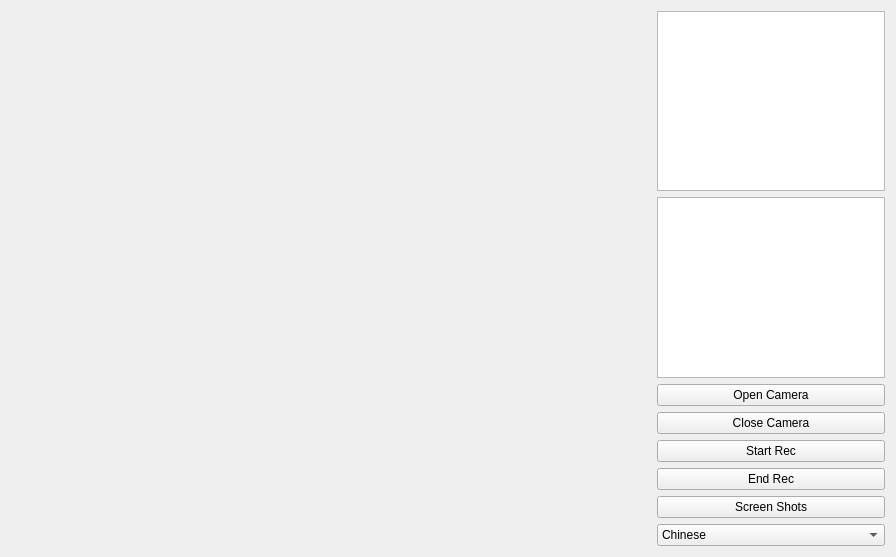
<?xml version="1.0" encoding="UTF-8"?>
<ui version="4.0">
 <class>cameraClass</class>
 <widget class="QWidget" name="cameraClass">
  <property name="geometry">
   <rect>
    <x>0</x>
    <y>0</y>
    <width>896</width>
    <height>557</height>
   </rect>
  </property>
  <property name="windowTitle">
   <string>ImageCapture</string>
  </property>
  <property name="windowIcon">
   <iconset resource="camera.qrc">
    <normaloff>:/Resources/UltimageTK_LogoOnly.png</normaloff>:/Resources/UltimageTK_LogoOnly.png</iconset>
  </property>
  <layout class="QHBoxLayout" name="horizontalLayout" stretch="1,0">
   <item>
    <widget class="QLabel" name="label">
     <property name="minimumSize">
      <size>
       <width>640</width>
       <height>480</height>
      </size>
     </property>
     <property name="text">
      <string/>
     </property>
     <property name="scaledContents">
      <bool>false</bool>
     </property>
     <property name="alignment">
      <set>Qt::AlignCenter</set>
     </property>
    </widget>
   </item>
   <item>
    <layout class="QVBoxLayout" name="verticalLayout_2">
     <item>
      <widget class="QListView" name="listViewVideo"/>
     </item>
     <item>
      <widget class="QListView" name="listViewImage"/>
     </item>
     <item>
      <layout class="QVBoxLayout" name="verticalLayout">
       <item>
        <widget class="QPushButton" name="btnOpenCamera">
         <property name="text">
          <string>Open Camera</string>
         </property>
        </widget>
       </item>
       <item>
        <widget class="QPushButton" name="btnCloseCamera">
         <property name="text">
          <string>Close Camera</string>
         </property>
        </widget>
       </item>
       <item>
        <widget class="QPushButton" name="btnStartRec">
         <property name="text">
          <string>Start Rec</string>
         </property>
        </widget>
       </item>
       <item>
        <widget class="QPushButton" name="btnEndRec">
         <property name="text">
          <string>End Rec</string>
         </property>
        </widget>
       </item>
       <item>
        <widget class="QPushButton" name="btnScreenShots">
         <property name="text">
          <string>Screen Shots</string>
         </property>
        </widget>
       </item>
       <item>
        <widget class="QComboBox" name="comboBoxLanguage">
         <item>
          <property name="text">
           <string>Chinese</string>
          </property>
         </item>
         <item>
          <property name="text">
           <string>English</string>
          </property>
         </item>
        </widget>
       </item>
      </layout>
     </item>
    </layout>
   </item>
  </layout>
 </widget>
 <layoutdefault spacing="6" margin="11"/>
 <resources>
  <include location="camera.qrc"/>
 </resources>
 <connections/>
</ui>
